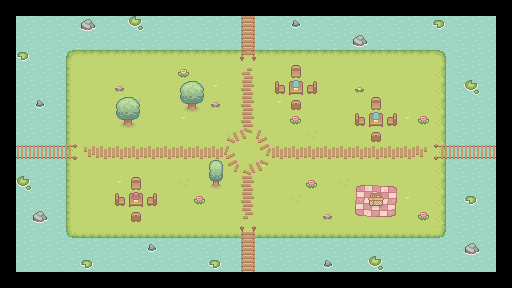

This game map was drawn from its Tiled (.tmx) file and the tilesets committed beside it. A one-line description and the trimmed map source follow:
An orthogonal 32x18 tile map with 16x16 px tiles, 5 tile layers (Water, Floor, OnFloor, OnBlanket, ...), 1 hidden layer not drawn, 9 tilesets.

<map version="1.10" tiledversion="1.12.2" orientation="orthogonal" renderorder="right-down" width="32" height="18" tilewidth="16" tileheight="16" infinite="0" nextlayerid="7" nextobjectid="1">
 <tileset firstgid="1" source="../tilesets/Water.tsx" />
 <tileset firstgid="5" source="../tilesets/Wood Bridge.tsx" />
 <tileset firstgid="16" source="../tilesets/Grass.tsx" />
 <tileset firstgid="93" source="../tilesets/Basic_Grass_Biom_things.tsx" />
 <tileset firstgid="138" source="../tilesets/Paths.tsx" />
 <tileset firstgid="154" source="../tilesets/Basic_Furniture.tsx" />
 <tileset firstgid="208" source="../tilesets/collisions.tsx" />
 <tileset firstgid="240" source="../tilesets/Piknik blanket.tsx" />
 <tileset firstgid="249" source="../tilesets/Piknik basket.tsx" />
 <layer id="1" name="Water" width="32" height="18">
  <data>[576 cells, 480 non-empty, 4 distinct tile ids]</data>
 </layer>
 <layer id="3" name="Floor" width="32" height="18">
  <data>[576 cells, 288 non-empty, 11 distinct tile ids]</data>
 </layer>
 <layer id="2" name="OnFloor" width="32" height="18">
  <data>[576 cells, 104 non-empty, 41 distinct tile ids]</data>
 </layer>
 <layer id="6" name="OnBlanket" width="32" height="18">
  <data>[576 cells, 1 non-empty, 1 distinct tile ids]</data>
 </layer>
 <layer id="4" name="InFrontOfPlayer" width="32" height="18">
  <data>[576 cells, 8 non-empty, 5 distinct tile ids]</data>
 </layer>
 <layer id="5" name="Collisions" width="32" height="18" visible="0">
  <data>[576 cells, 334 non-empty, 8 distinct tile ids]</data>
 </layer>
</map>
